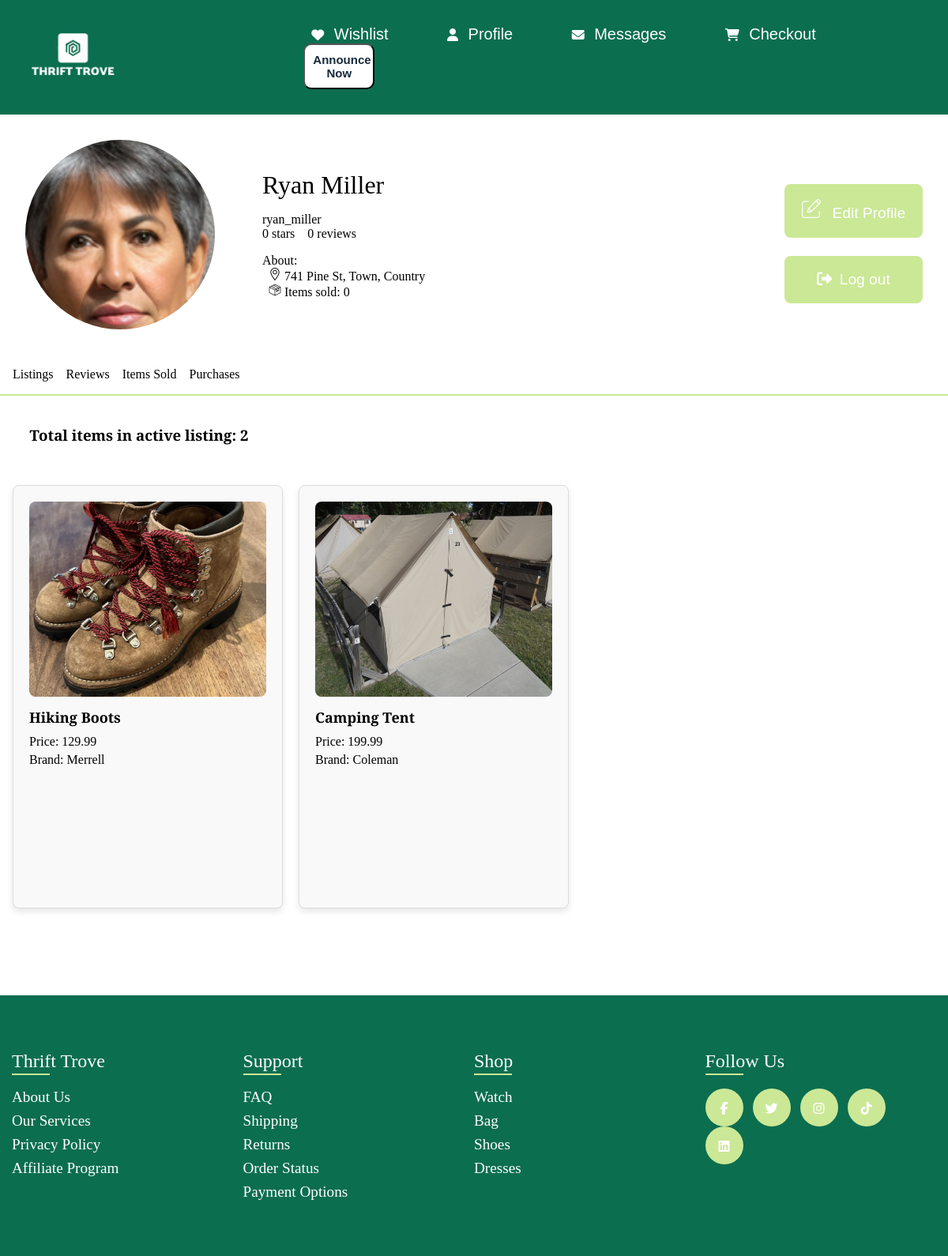
The app's page /pages/profile.php (signed in) with its own data.
### tables this page shows
CREATE TABLE Users (
    Id INTEGER PRIMARY KEY AUTOINCREMENT,
    Username VARCHAR(50) UNIQUE NOT NULL,
    Email VARCHAR(100) UNIQUE NOT NULL,
    PasswordHash VARCHAR(255) NOT NULL,
    FirstName VARCHAR(50) NOT NULL,
    LastName VARCHAR(50) NOT NULL,
    AdminStatus INTEGER DEFAULT 0 NOT NULL CHECK (AdminStatus <= 2),
    Address VARCHAR(255) NOT NULL,
    PhoneNumber VARCHAR(9)
);

CREATE TABLE Items (
    Id INTEGER PRIMARY KEY AUTOINCREMENT,
    Name VARCHAR(100) NOT NULL,
    Description TEXT NOT NULL,
    Brand VARCHAR(50) NOT NULL ,
    Model VARCHAR(50),
    CategoryId INTEGER NOT NULL,
    Size VARCHAR(20) ,
    Price DECIMAL(10, 2) NOT NULL,
    ConditionId VARCHAR(20) NOT NULL,
    Available BOOLEAN NOT NULL,
    AvailableForDelivery BOOLEAN NOT NULL , 
    SubCategory VARCHAR(50),
    NumberOfImages INTEGER,
    Highlighted INTEGER DEFAULT 0 NOT NULL CHECK (Highlighted <= 1),

    UserId INTEGER NOT NULL,
    FOREIGN KEY (UserId) REFERENCES Users(Id) ON DELETE CASCADE
);

### db_handler/DB.php (called while the page is built, shortened)
<?php
require_once 'Item.php';
require_once 'Users.php';
class Database
{
    private $conn;
    public function __construct($databasePath)
    {
        try {
            $this->conn = new PDO("sqlite:$databasePath");
            $this->conn->setAttribute(PDO::ATTR_ERRMODE, PDO::ERRMODE_EXCEPTION);
        } catch (PDOException $e) {
            echo "Connection failed: " . $e->getMessage();
        }
    }
    public function getItemByUserId($userId): array
    {
        $stmt = $this->conn->prepare("SELECT * FROM Items WHERE UserId = :userId AND Available = 1");
        $stmt->bindParam(':userId', $userId);
        $stmt->execute();
        $items = [];
        while ($row = $stmt->fetch()) {
            $items[] = new Item(
                $row['Id'],
                $row['Name'],
                $row['Description'],
                $row['Brand'],
                $row['Model'],
                $row['CategoryId'],
                $row['Size'],
                $row['Price'],
                $row['ConditionId'],
                $row['Available'],
                $row['AvailableForDelivery'],
                $row['SubCategory'],
                $row['NumberOfImages'],
                $row['Highlighted'],
                $row['UserId']
            );
        }
        return $items;
    }
    function getUserById($userId)
    {
        $stmt = $this->conn->prepare("SELECT * FROM Users WHERE Id = :userId");
        $stmt->bindParam(':userId', $userId);
        $stmt->execute();
        $user = $stmt->fetch(PDO::FETCH_ASSOC);
        if ($user) {
            return new User(
                $user['Id'],
                $user['Username'],
                $user['Email'],
                $user['PasswordHash'],
                $user['FirstName'],
                $user['LastName'],
                $user['AdminStatus'],
                $user['Address'],
                $user['PhoneNumber']
            );
        } else {
            return null;
        }
    }
    public function getReviewByReviewedUserId($userId): array
    {
        $stmt = $this->conn->prepare("
            SELECT *
            FROM
                Reviews
            JOIN
                Users ON Reviews.Author = Users.Id
            WHERE
                Reviews.UserReviewed = :userId
            ORDER BY Reviews.ReviewDate DESC;
            ");
        $stmt->bindParam(':userId', $userId);
        $stmt->execute();
        $reviews = [];
        return $reviews;
    }
        public function GetItemsAlreadySold($userId) : array{
            $stmt = $this->conn->prepare("SELECT * FROM Items WHERE UserId = :userId AND Available = 0");
            $stmt->bindParam(':userId', $userId);
            $stmt->execute();
            $items = [];
            return $items;
        }
    }
?>

### db_handler/Users.php (called while the page is built, shortened)
<?php
class User {
    public $Id;
    public $Username;
    public $FirstName;
    public $LastName;
    public $Address;
    public function __construct($Id, $Username, $Email, $PasswordHash, $FirstName, $LastName, $status , $Address, $PhoneNumber) {
        $this->Id = $Id;
        $this->Username = $Username;
        $this->FirstName = $FirstName;
        $this->LastName = $LastName;
        $this->Address = $Address;
    }
    public function getId(): int {
        return $this->Id;
    }
    public function getUsername(): string {
        return $this->Username;
    }
    public function getFirstName(): string {
        return $this->FirstName;
    }
    public function getLastName(): string {
        return $this->LastName;
    }
    public function getAddress(): string {
        return $this->Address;
    }
}
?>

### db_handler/Item.php (called while the page is built, shortened)
<?php
require_once 'Users.php';
class Item {
    public $id;
    public $name;
    public $brand;
    public $price;
    public function __construct($id, $name, $description, $brand , $model , $category, $size , $price, $condition, $available, $available_for_delivery, $subCategory ,$NumberOfImages,$highlighted, $userId) {
        $this->id = $id;
        $this->name = $name;
        $this->brand = $brand;
        $this->price = $price;
    }
    public function getId() : int {
        return $this->id;
    }
    public function getName() : string {
        return $this->name;
    }
    public function getPrice() {
        return $this->price;
    }
    public function getBrand(){
        return $this->brand;
    }
}
?>

### pages/profile.php (the view, shortened to what this page needs)
<!DOCTYPE html>
<html lang="en">
<head>
    <link rel="stylesheet" href="../css/profile.css">
    <link rel="stylesheet" href="https://cdnjs.cloudflare.com/ajax/libs/font-awesome/5.15.4/css/all.min.css"/>
</head>
<body>
    <?php
        include 'templates/header.php';
    ?>
    <?php
        require_once (__DIR__ . '/../db_handler/DB.php');
        $db = new Database("../database/database.db");
        $userId = $_SESSION['userId'];
        $user = $db->getUserById($userId);
        $Reviews = $db->getReviewByReviewedUserId($userId);
        $reviewsCount = count($Reviews);
        $itemsAlreadySold = $db->GetItemsAlreadySold($userId);;
        $itemsAlreadySoldCount = count($itemsAlreadySold);
        if($reviewsCount == 0){
            $average = 0;
        }else{
            $average = number_format(array_reduce($Reviews, function ($carry, $review) {return $carry + $review->getRating();}, 0) / $reviewsCount,2);
        }
        if ($user) {
            echo "<section class='profile_info'>
                <img src='../assets/users/{$user->getId()}.png' alt='{$user->getFirstName()} {$user->getLastName()}'>
                <div class='user_details'>
                    <ul>
                        <li>{$user->getFirstName()} {$user->getLastName()}</li>
                        <li>{$user->getUsername()}</li>
                        <li>{$average} stars</li>
                        <li>{$reviewsCount} reviews</li>
                    </ul>
                    <ul class= 'About'>
                        <li>About:</li>
                        <li><img src='assets/profile/location.png' alt='location icon'> {$user->getAddress()}</li>
                        <li><img src='assets/profile/product.png' alt='product icon'> Items sold: {$itemsAlreadySoldCount}</li>
                    </ul>
                </div>
            <div class='buttons'>
                <button class='edit_profile' id='edit_profile'><img src='assets/profile/editpencil.png' alt='pencil'> Edit Profile</button>
                <button class='log_out' id='log_out'><i class='fa-solid fa-right-from-bracket'></i>Log out</button>
            </div>
            </section>";
        } else {
            echo "User not found.";
        }
    ?>
    <section class="profile_option">
        <ul>
            <li>
                <a id="listings-link">Listings</a>
            </li>
            <li>
                <a id="ratings-link">Reviews</a>
            </li>
            <li>
                <a id="items-sold">Items Sold</a>
            </li>
            <li>
                <a id="purchases-link">Purchases</a>
            </li>
        </ul>
    </section>
    <div class="blue-line"></div>
    <span id="item-count">
     <?php
         require_once '../db_handler/DB.php';
         $db = new Database("../database/database.db");
         $Items = $db->getItemByUserId($userId);
         $ItemCount = count($Items);
         echo "<h3>Total items in active listing: $ItemCount</h3>";
     ?>
    </span>
    <div class = "Items" id="items-section">
     <?php
     require_once '../db_handler/DB.php';
     $db = new Database("../database/database.db");
     $Items = $db->getItemByUserId($userId);
     foreach ($Items as $item) {
         $name = $item->getName();
         $price = $item->getPrice();
         $photo = "../../assets/items/{$item->getId()}-1.png";
         $brand = $item->getBrand();
         echo "<span class='item'>
                 <img src='$photo' alt='$name' >
                 <h3 >$name</h3>
                 <p>Price: $price</p>
                 <p>Brand: $brand</p>";
        echo "</span>";
    }
     ?>
    </div>
    <?php
         require_once '../db_handler/DB.php';
    ?>
     <?php
     require_once '../db_handler/DB.php';
     ?>
     <?php
         require_once '../db_handler/DB.php';
     ?>
     <?php
     require_once '../db_handler/DB.php';
     ?>
     <?php
         require_once '../db_handler/DB.php';
     ?>
     <?php
     require_once '../db_handler/DB.php';
     ?>
    <footer>
        <?php
            include 'templates/footer.php';
        ?>
    </footer>
</body>
</html>

### records on screen
users: FirstName "Ryan", LastName "Miller", Username "ryan_miller", Address "741 Pine St, Town, Country"
items: shows a picture, Name "Hiking Boots", Price "129.99", Brand "Merrell"
items: shows a picture, Name "Camping Tent", Price "199.99", Brand "Coleman"

### other values on screen
$average "0"
$reviewsCount "0"
$itemsAlreadySoldCount "0"
$ItemCount "2"
